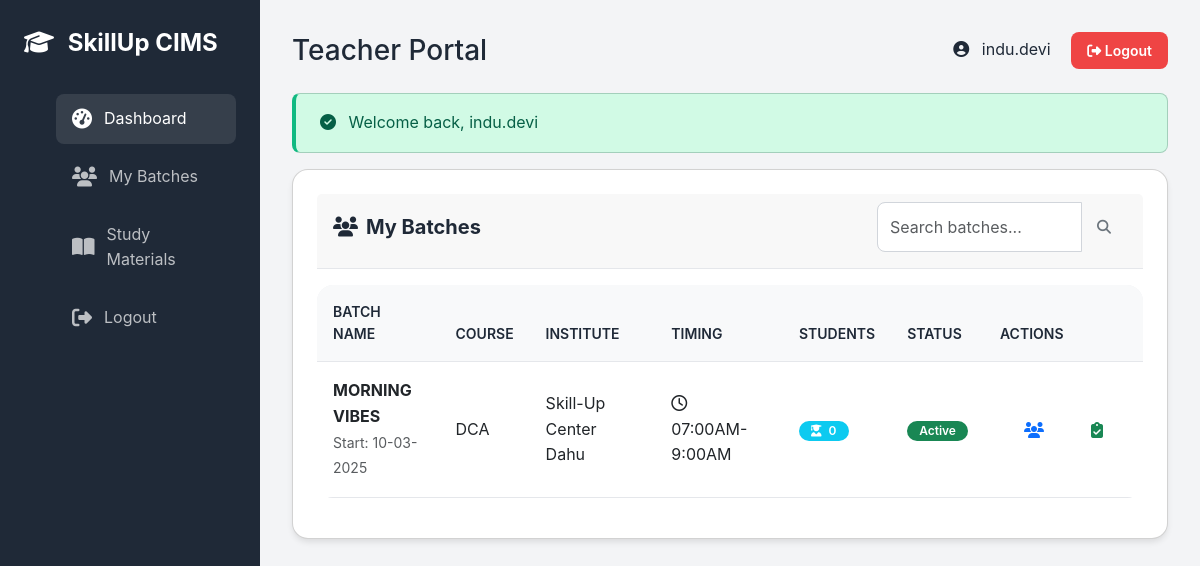
Screenshot of /public/teacher/batches (signed in) with the database file from the repository.
### tables this page shows
CREATE TABLE `batches` (
  `id` int(10) UNSIGNED NOT NULL,
  `batch_name` varchar(100) NOT NULL,
  `course_id` int(10) UNSIGNED NOT NULL,
  `institute_id` int(10) UNSIGNED NOT NULL,
  `teacher_id` int(10) UNSIGNED DEFAULT NULL COMMENT 'Teacher user ID',
  `start_date` date NOT NULL,
  `end_date` date DEFAULT NULL,
  `timing` varchar(50) DEFAULT NULL COMMENT 'e.g., 9:00 AM - 11:00 AM',
  `max_students` int(11) DEFAULT 30,
  `status` enum('active','inactive','completed') DEFAULT 'active',
  `created_at` timestamp NOT NULL DEFAULT current_timestamp(),
  `updated_at` timestamp NOT NULL DEFAULT current_timestamp() ON UPDATE current_timestamp()
);

CREATE TABLE `courses` (
  `id` int(10) UNSIGNED NOT NULL,
  `course_code` varchar(20) NOT NULL,
  `course_name` varchar(200) NOT NULL,
  `duration` int(11) NOT NULL COMMENT 'Duration in months',
  `fee` decimal(10,2) NOT NULL,
  `regular_price` decimal(10,2) DEFAULT 0.00,
  `offer_price` decimal(10,2) DEFAULT 0.00,
  `description` text DEFAULT NULL,
  `syllabus` text DEFAULT NULL,
  `category` varchar(100) DEFAULT NULL,
  `status` enum('active','inactive') DEFAULT 'active',
  `created_at` timestamp NOT NULL DEFAULT current_timestamp(),
  `updated_at` timestamp NOT NULL DEFAULT current_timestamp() ON UPDATE current_timestamp()
);

CREATE TABLE `institutes` (
  `id` int(10) UNSIGNED NOT NULL,
  `franchise_id` int(10) UNSIGNED NOT NULL,
  `institute_code` varchar(20) NOT NULL,
  `institute_name` varchar(200) NOT NULL,
  `address` text NOT NULL,
  `city` varchar(100) DEFAULT NULL,
  `state` varchar(100) DEFAULT NULL,
  `pincode` varchar(10) DEFAULT NULL,
  `contact_person` varchar(100) NOT NULL,
  `phone` varchar(20) NOT NULL,
  `email` varchar(100) NOT NULL,
  `logo` varchar(255) DEFAULT NULL,
  `status` enum('active','inactive') DEFAULT 'active',
  `user_id` int(10) UNSIGNED DEFAULT NULL COMMENT 'Institute admin user ID',
  `created_at` timestamp NOT NULL DEFAULT current_timestamp(),
  `updated_at` timestamp NOT NULL DEFAULT current_timestamp() ON UPDATE current_timestamp()
);

### app/Controllers/TeacherController.php (called while the page is built, shortened)
<?php
class TeacherController extends Controller
{
    public function batches()
    {
        $db = Database::getInstance();
        $userId = Session::userId();
        $batches = $db->fetchAll("
            SELECT b.*, c.course_name, i.institute_name
            FROM batches b
            JOIN courses c ON b.course_id = c.id
            JOIN institutes i ON b.institute_id = i.id
            WHERE b.teacher_id = :teacher_id
            ORDER BY b.start_date DESC
        ", ['teacher_id' => $userId]);
        $this->view('teacher/batches', [
            'batches' => $batches
        ], 'layouts/teacher');
    }
}

### public/index.php (called while the page is built, shortened)
<?php
spl_autoload_register(function ($class) {
    $paths = [
        __DIR__ . '/../core/' . $class . '.php',
        __DIR__ . '/../app/Controllers/' . $class . '.php',
        __DIR__ . '/../app/Models/' . $class . '.php',
        __DIR__ . '/../app/Middleware/' . $class . '.php',
    ];
    foreach ($paths as $path) {
        if (file_exists($path)) {
            return;
        }
    }
});
require __DIR__ . '/../app/Helpers/helpers.php';
$router = new Router();
$router->dispatch();

### config/database.php (called while the page is built)
<?php
return [
    'host' => getenv('DB_HOST') ?: 'localhost',
    'database' => getenv('DB_NAME') ?: 'skillup_cims',
    'username' => getenv('DB_USER') ?: 'root',
    'password' => getenv('DB_PASS') ?: '',
    'charset' => 'utf8mb4',
    'collation' => 'utf8mb4_unicode_ci',
];

### core/Database.php (called while the page is built, shortened)
<?php
class Database
{
    private static $instance = null;
    private $connection;
    private function __construct()
    {
        try {
            $config = require __DIR__ . '/../config/database.php';
            $dsn = "mysql:host={$config['host']};dbname={$config['database']};charset={$config['charset']}";
            $options = [
                PDO::ATTR_ERRMODE => PDO::ERRMODE_EXCEPTION,
                PDO::ATTR_DEFAULT_FETCH_MODE => PDO::FETCH_ASSOC,
                PDO::ATTR_EMULATE_PREPARES => false,
            ];
            $this->connection = new PDO($dsn, $config['username'], $config['password'], $options);
        } catch (PDOException $e) {
            die("Database Connection Failed: " . $e->getMessage());
        }
    }
    public static function getInstance()
    {
        if (self::$instance === null) {
            self::$instance = new self();
        }
        return self::$instance;
    }
    public function query($sql, $params = [])
    {
        try {
            $stmt = $this->connection->prepare($sql);
            $stmt->execute($params);
            return $stmt;
        } catch (PDOException $e) {
            error_log("Query Error: " . $e->getMessage());
            throw $e;
        }
    }
    public function fetchAll($sql, $params = [])
    {
        $stmt = $this->query($sql, $params);
        return $stmt->fetchAll();
    }
}

### core/Session.php (called while the page is built, shortened)
<?php
class Session
{
    public static function get($key, $default = null)
    {
        return $_SESSION[$key] ?? $default;
    }
    public static function has($key)
    {
        return isset($_SESSION[$key]);
    }
    public static function isAuthenticated()
    {
        return self::has('user_id') && self::has('user_role');
    }
    public static function userId()
    {
        return self::get('user_id');
    }
    public static function userRole()
    {
        return self::get('user_role');
    }
}

### app/Helpers/helpers.php (called while the page is built, shortened)
<?php
function e($string)
{
    return htmlspecialchars($string ?? '', ENT_QUOTES, 'UTF-8');
}
function formatDate($date, $format = 'd-m-Y')
{
    return date($format, strtotime($date));
}

### views/teacher/batches.php (the view, shortened to what this page needs)
<div class="row mb-4">
    <div class="col-md-12">
        <div class="card">
            <div class="card-header d-flex justify-content-between align-items-center">
                <h5 class="card-title mb-0">
                    <i class="fas fa-users me-2"></i>My Batches
                </h5>
                <div class="input-group" style="width: 250px;">
                    <input type="text" id="searchBatches" class="form-control form-control-sm"
                        placeholder="Search batches...">
                    <button class="btn btn-outline-secondary btn-sm">
                        <i class="fas fa-search"></i>
                    </button>
                </div>
            </div>
            <div class="card-body">
                <?php if (empty($batches)): ?>
                    <div class="text-center py-5 text-muted">
                        <i class="fas fa-chalkboard-teacher fa-4x mb-3 opacity-50"></i>
                        <p class="h5">No batches assigned yet.</p>
                        <p>Contact your institute administrator for assignments.</p>
                    </div>
                <?php else: ?>
                    <div class="table-responsive">
                        <table class="table table-hover align-middle">
                            <thead class="table-light">
                                <tr>
                                    <th>Batch Name</th>
                                    <th>Course</th>
                                    <th>Institute</th>
                                    <th>Timing</th>
                                    <th>Students</th>
                                    <th>Status</th>
                                    <th>Actions</th>
                                </tr>
                            </thead>
                            <tbody>
                                <?php foreach ($batches as $batch): ?>
                                    <tr>
                                        <td>
                                            <div class="fw-bold"><?= e($batch['batch_name']) ?></div>
                                            <small class="text-muted">
                                                Start: <?= formatDate($batch['start_date']) ?>
                                            </small>
                                        </td>
                                        <td><?= e($batch['course_name']) ?></td>
                                        <td><?= e($batch['institute_name']) ?></td>
                                        <td>
                                            <i class="far fa-clock me-1"></i>
                                            <?= e($batch['timing']) ?>
                                        </td>
                                        <td>
                                            <span class="badge bg-info rounded-pill">
                                                <i class="fas fa-user-graduate me-1"></i>
                                                <?= $batch['student_count'] ?? 0 ?>
                                            </span>
                                        </td>
                                        <td>
                                            <span
                                                class="badge bg-<?= $batch['status'] === 'active' ? 'success' : 'secondary' ?>">
                                                <?= ucfirst($batch['status']) ?>
                                            </span>
                                        </td>
                                        <td>
                                            <div class="btn-group btn-group-sm">
                                                <button type="button" class="btn btn-outline-primary"
                                                    onclick="viewStudents('<?= $batch['id'] ?>', '<?= e($batch['batch_name']) ?>')"
                                                    title="View Students">
                                                    <i class="fas fa-users"></i>
                                                </button>
                                                <button type="button" class="btn btn-outline-success"
                                                    onclick="markAttendance('<?= $batch['id'] ?>', '<?= e($batch['batch_name']) ?>')"
                                                    title="Mark Attendance">
                                                    <i class="fas fa-clipboard-check"></i>
                                                </button>
                                            </div>
                                        </td>
                                    </tr>
                                <?php endforeach; ?>
                            </tbody>
                        </table>
                    </div>
                <?php endif; ?>
            </div>
        </div>
    </div>
</div>

### core/Router.php (shortened to what this page needs)
<?php
class Router
{
    private $routes = [];
    private function addRoute($method, $uri, $controller, $action, $middleware = [])
    {
        if (strpos($controller, '@') !== false && $action === null) {
            list($controller, $action) = explode('@', $controller);
        }
        $this->routes[] = [
            'method' => $method,
            'uri' => $uri,
            'controller' => $controller,
            'action' => $action,
            'middleware' => $middleware
        ];
    }
    public function dispatch()
    {
        $requestUri = $this->getRequestUri();
        $requestMethod = $_SERVER['REQUEST_METHOD'];
        foreach ($this->routes as $route) {
            if ($route['method'] === $requestMethod && $this->matchRoute($route['uri'], $requestUri, $params)) {
                $controllerClass = $route['controller'];
                $action = $route['action'];
                if (class_exists($controllerClass)) {
                    $controller = new $controllerClass();
                    if (method_exists($controller, $action)) {
                        call_user_func_array([$controller, $action], $params);
                        return;
                    }
                }
                return;
            }
        }
    }
    private function matchRoute($routeUri, $requestUri, &$params = [])
    {
        $pattern = preg_replace('/\{(\w+)\}/', '([^/]+)', $routeUri);
        $pattern = '#^' . $pattern . '$#';
        if (preg_match($pattern, $requestUri, $matches)) {
            return true;
        }
        return false;
    }
    private function getRequestUri()
    {
        $uri = parse_url($_SERVER['REQUEST_URI'], PHP_URL_PATH);
        $scriptName = dirname($_SERVER['SCRIPT_NAME']);
        if ($scriptName !== '/' && strpos($uri, $scriptName) === 0) {
            $uri = substr($uri, strlen($scriptName));
        }
        return rtrim($uri, '/') ?: '/';
    }
}

### public/assets/css/custom.css (style rules this page uses)
:root { --primary-color: #6366f1; --secondary-color: #8b5cf6; --accent-color: #ec4899; --gradient-start: #667eea; --gradient-end: #764ba2; --dark: #1f2937; --light: #f9fafb; --white: #ffffff; --gray-100: #f3f4f6; --gray-200: #e5e7eb; --gray-300: #d1d5db; --gray-600: #4b5563; --gray-800: #1f2937; --success: #10b981; --warning: #f59e0b; --danger: #ef4444; --info: #3b82f6; --spacing-sm: 0.5rem; --spacing-md: 1rem; --spacing-lg: 1.5rem; --spacing-xl: 2rem; --radius-sm: 0.375rem; --radius-md: 0.5rem; --radius-lg: 1rem; --radius-full: 9999px; --shadow-sm: 0 1px 2px 0 rgba(0, 0, 0, 0.05); --shadow-md: 0 4px 6px -1px rgba(0, 0, 0, 0.1); --shadow-lg: 0 10px 15px -3px rgba(0, 0, 0, 0.1); --shadow-xl: 0 20px 25px -5px rgba(0, 0, 0, 0.1); }
* { margin: 0; padding: 0; box-sizing: border-box; }
body { font-family: 'Inter', 'Segoe UI', Tahoma, Geneva, Verdana, sans-serif; color: var(--gray-800); background-color: var(--gray-100); line-height: 1.6; overflow-x: hidden; }
.btn { display: inline-block; padding: 0.75rem 1.5rem; border-radius: var(--radius-md); font-weight: 600; text-decoration: none; transition: all 0.3s ease; border: none; cursor: pointer; font-size: 1rem; }
.btn-sm { padding: 0.5rem 1rem; font-size: 0.875rem; }
.card { background: white; border-radius: var(--radius-lg); box-shadow: var(--shadow-md); padding: 1.5rem; margin-bottom: 1.5rem; transition: all 0.3s ease; }
.card-header { border-bottom: 1px solid var(--gray-200); padding-bottom: 1rem; margin-bottom: 1rem; }
.card-title { font-size: 1.25rem; font-weight: 700; color: var(--dark); margin: 0; }
.card-body { padding: 0; }
.form-control { width: 100%; padding: 0.75rem; border: 1px solid var(--gray-300); border-radius: var(--radius-md); font-size: 1rem; transition: all 0.3s ease; }
.table-responsive { overflow-x: auto; }
.table { width: 100%; background: white; border-radius: var(--radius-lg); overflow: hidden; }
.table thead { background: var(--gray-100); }
.table th, .table td { padding: 1rem; text-align: left; border-bottom: 1px solid var(--gray-200); }
.table th { font-weight: 600; color: var(--dark); font-size: 0.875rem; text-transform: uppercase; }
.badge { display: inline-block; padding: 0.25rem 0.75rem; border-radius: var(--radius-full); font-size: 0.75rem; font-weight: 600; }
.d-flex { display: flex; }

### rows the page displays
batches: batch_name "MORNING VIBES", start_date "10-03-2025", course.course_name "DCA", institute.institute_name "Skill-Up Center Dahu", timing "07:00AM-9:00AM", student_count "0", status "Active"
